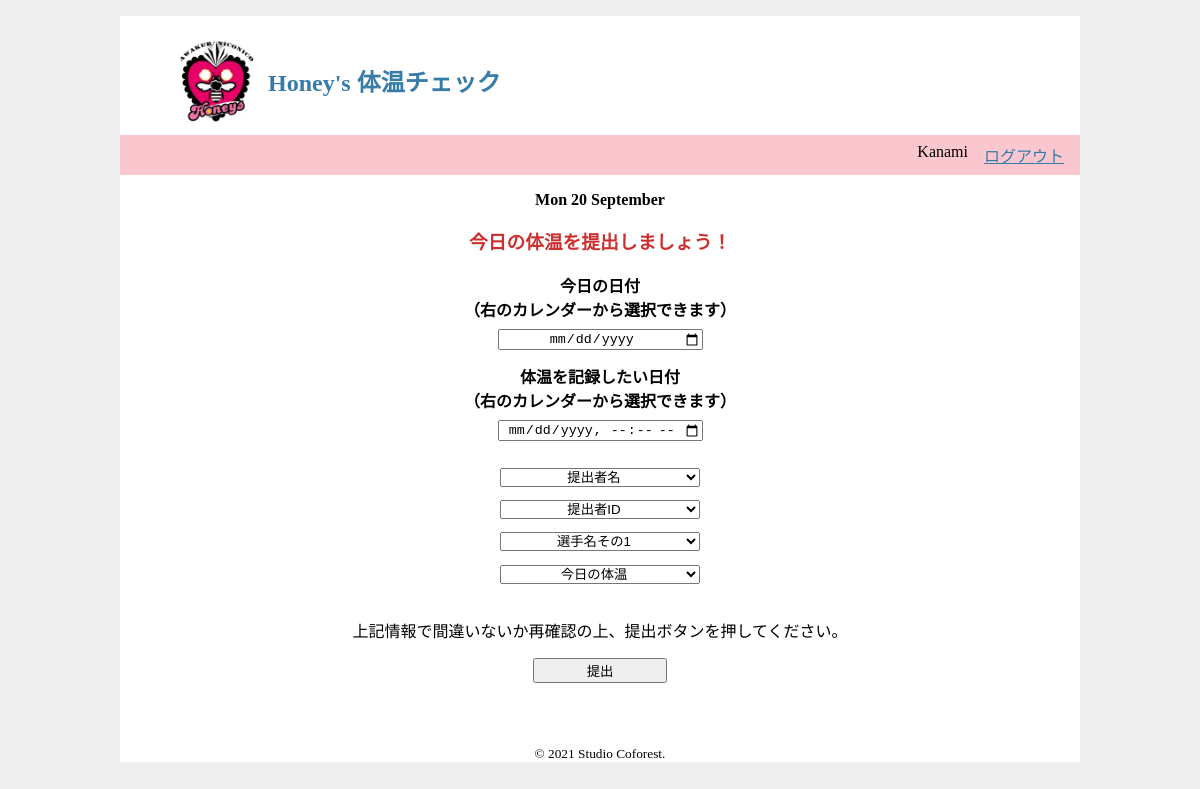
The page / (signed in) on the database as committed earlier.
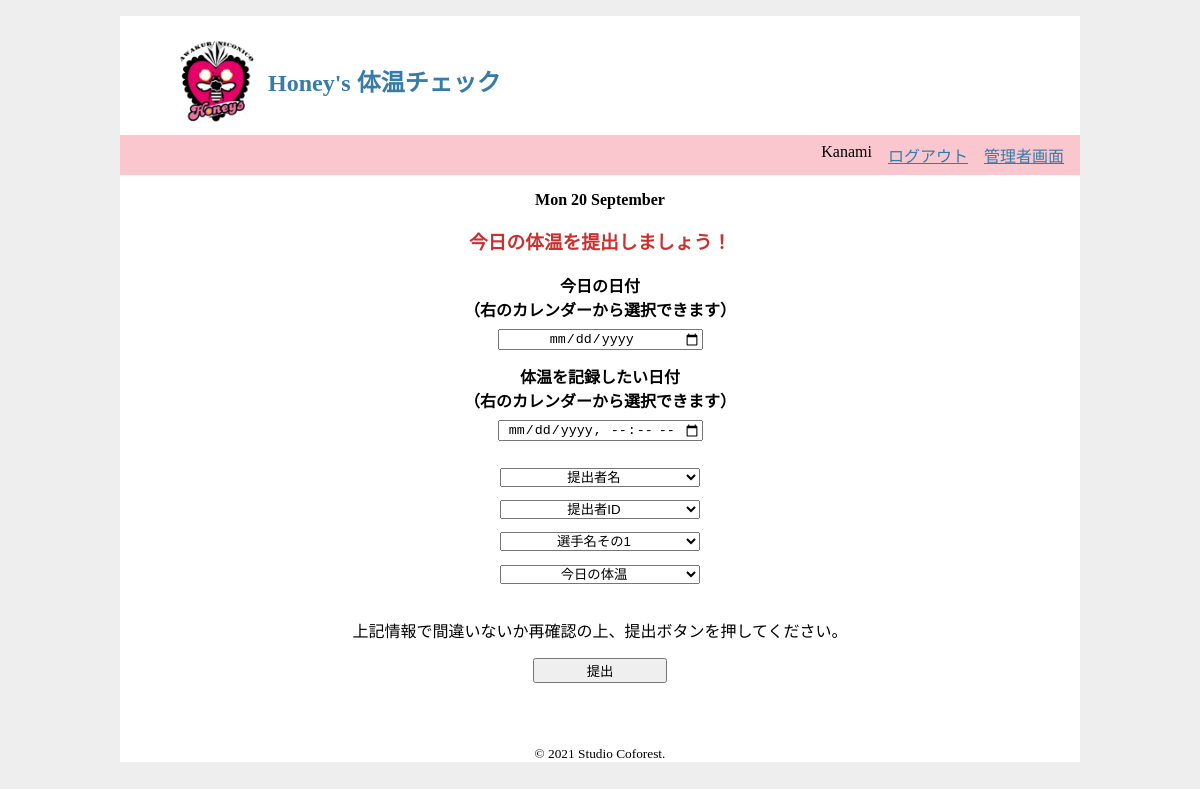
The same page on the database as committed later.
### app.py (the view, shortened to what this page needs)
@app.route("/", methods=["GET","POST"])
@login_required
def main():
    if request.method == "GET":
        return render_template("index.html",
                                today=today)

### app.py (called while the page is built)
def login_required(view):
    @functools.wraps(view)
    def wrapped_view(**kwargs):
        if g.user is None:
            return redirect(url_for('login'))
        return view(**kwargs)
    return wrapped_view

def connect_db(): # get_db()中で使用する
    con = sqlite3.connect(app.config['DATABASE'])
    con.row_factory = sqlite3.Row
    return con

def get_db():
    if not hasattr(g, 'sqlite_db'):
        g.sqlite_db = connect_db()
    return g.sqlite_db

@app.before_request
def load_logged_in_user():
    user_id = session.get('user_id')
    if user_id is None:
        g.user = None
    else:
        g.user = get_db().execute(
            'SELECT * FROM user WHERE id = ?', (user_id,)
        ).fetchone()

### templates/index.html (shortened to what this page needs)
{% extends "base.html" %}
{% block content %}
<div id="main">
  <section id="input">
    <h3>今日の体温を提出しましょう！</h3>
  </section>
</div>
<div>
  <form action="./" method="post" enctype="multipart/form-data">
    <label for="input_date">今日の日付<br>（右のカレンダーから選択できます）</label>
    <input type="date" name="input_date" id="input_date" required class="input-width-main">
    <label for="check_date">体温を記録したい日付<br>（右のカレンダーから選択できます）</label>
    <input type="datetime-local" name="check_date" id="check_date" required class="input-width-main">
    <select name="modified_by" required class="input-width-main">
      <option value="">提出者名</option>
    </select>
    <select name="parent_id" required class="input-width-main">
      <option value="">提出者ID</option>
    </select>
    <select name="student_name" required class="input-width-main">
      <option value="">選手名その1</option>
    </select>
    <select name="temperature" required class="input-width-main">
      <option value="">今日の体温</option>
    </select>
    <br>
    <p>上記情報で間違いないか再確認の上、提出ボタンを押してください。</p>
    <input type="submit" value="提出">
  </form>
</div>
{% endblock %}

### templates/base.html (shortened to what this page needs)
<!DOCTYPE html>
<html lang="ja">
<head>
  <link rel="stylesheet" href="/static/style.css">
</head>
<body>
  <header>
    <a href="{{ url_for('main') }}">
      <img class="logo float-left" src="/static/img/honeys_logo.png" alt="honeys_logo"/>
    </a>
    <h2 class="float-left">Honey's 体温チェック</h2>
  </header>
  <div id="nav-wrapper">
    <nav>
      <ul>
        {% if g.user %}
        <li><span>{{ g.user['username'] }}</span></li>
        <li><a href="{{ url_for('logout') }}">ログアウト</a></li>
          {% if g.user['role'] == "admin" and not admin_page %}
        <li><a href="{{ url_for('admin_page') }}">管理者画面</a></li>
          {% endif %}
          {% else %}
        <li><a href="{{ url_for('register') }}">アカウント登録</a></li>
        <li><a href="{{ url_for('login') }}">ログイン</a></li>
          {% endif %}
        </ul>
    </nav>
  </div>
  <div class="content">
    {% if today%}
      <p><b>{{ today }}</b></p>
    {% endif %}
    {% block content %}{% endblock %}
  </div>
    <footer>
      <small>&copy; 2021 Studio Coforest.</small>
    </footer>
</body>
</html>

Rows that differ between the two databases and show on the page:
changed user "Kanami": role "user" → "admin" (drawn)
Other text that changed with them:
text now shown: "管理者画面"
